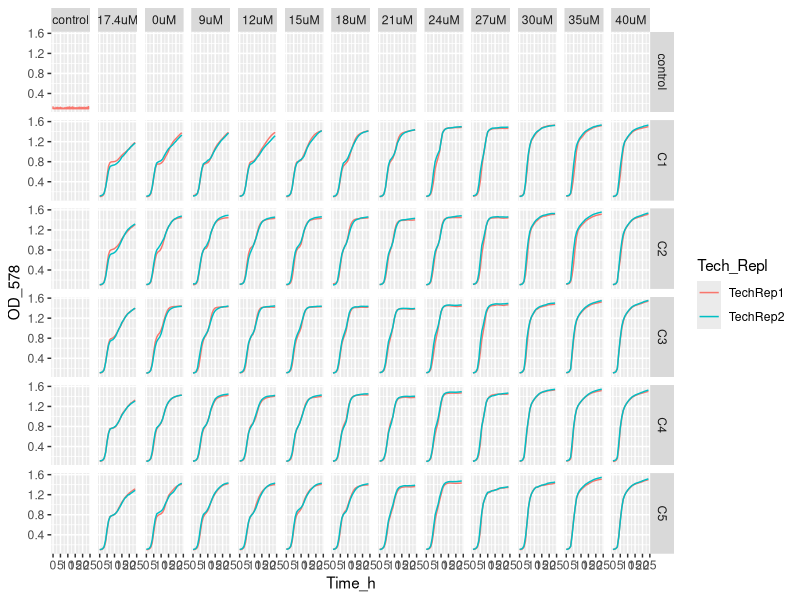
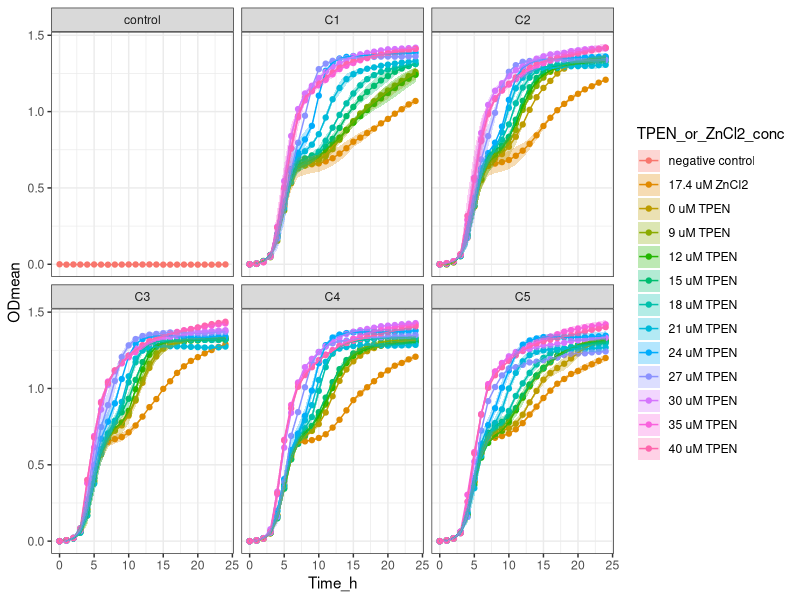

Generate these figures, in order, with R:
setwd("~/ITQB/Plate readings/Exp36_2plates_17052024")

library(tidyverse)

library(readxl)
Exp36 <- Exp36_2plates_17052024 <- read_excel("Exp36_2plates_17052024_final_final.xlsx")
View(Exp36) 

Exp36_v1 <- Exp36 %>%
  pivot_longer(names_to = "Condition", values_to = "OD_578", cols = -Time_h)
Exp36_v1
View(Exp36_v1)


Exp36_v2 <- separate(Exp36_v1, Condition, 
                     c("Community",
                       "Transfer_medium",
                       "Zn_condition", 
                       "Tech_Repl",
                       "Biol_Repl",
                       "TPEN_or_ZnCl2_conc",
                       "Well_number"), 
                     sep = "_", remove = FALSE,
                     convert = FALSE)
View(Exp36_v2)

Exp36_v2$OD_578 <- as.numeric (Exp36_v2$OD_578) #Because OD_578 values are character

Exp36_v2$TPEN_or_ZnCl2_conc <- factor(Exp36_v2$TPEN_or_ZnCl2_conc, levels = c("nodrug",
                                                                              "1.74",
                                                                              "0",
                                                                              "1.8",
                                                                              "2.4",
                                                                              "3.0",
                                                                              "3.6",
                                                                              "4.2",
                                                                              "4.8",
                                                                              "5.4",
                                                                              "6.0",
                                                                              "7.0",
                                                                              "8.0"))

Exp36_v2 <- Exp36_v2 %>% mutate(TPEN_or_ZnCl2_conc = recode (TPEN_or_ZnCl2_conc,
                                                             "nodrug" = "control",
                                                             "1.74" = "17.4uM",
                                                             "0" = "0uM",
                                                             "1.8" = "9uM",
                                                             "2.4" = "12uM",
                                                             "3.0" = "15uM",
                                                             "3.6" = "18uM",
                                                             "4.2" = "21uM",
                                                             "4.8" = "24uM",
                                                             "5.4" = "27uM",
                                                             "6.0" = "30uM",
                                                             "7.0" = "35uM",
                                                             "8.0" = "40uM"))

Exp36_v2$Community <- factor(Exp36_v2$Community, levels = c("control",
                                                            "C1",
                                                            "C2",
                                                            "C3",
                                                            "C4",
                                                            "C5"))

Exp36_v2 %>%
  ggplot(aes(x= Time_h, y=OD_578, color = Tech_Repl)) +
  geom_line() +
  facet_grid (Community ~ TPEN_or_ZnCl2_conc)


Exp36_v3<- Exp36_v2 %>% group_by(Community, Transfer_medium, Zn_condition, Tech_Repl, Biol_Repl, Well_number) %>%
  mutate(blank = Time_h ==0)


View(Exp36_v3)

Exp36_v4 <- Exp36_v3 %>%
  group_by(Community, Transfer_medium, Zn_condition, Tech_Repl, Biol_Repl, Well_number) %>%
  mutate(OD = OD_578 - OD_578[blank]) %>%
  ungroup()


View(Exp36_v4)

#Obtain the mean and sd
Exp36_v5 <- Exp36_v4 %>% group_by(Time_h, Community, TPEN_or_ZnCl2_conc, Zn_condition) %>%
  summarise(ODmean = mean(OD), sdOD = sd(OD), n())

Exp36_v5$Community <- factor(Exp36_v5$Community, levels = c("control",
                                                            "C1",
                                                            "C2",
                                                            "C3",
                                                            "C4",
                                                            "C5"))


Exp36_v5 <- Exp36_v5 %>% mutate(TPEN_or_ZnCl2_conc =  recode (TPEN_or_ZnCl2_conc,
                                                              "control" = "negative control",
                                                              "17.4uM" = "17.4 uM ZnCl2",
                                                              "0uM" = "0 uM TPEN",
                                                              "9uM" = "9 uM TPEN",
                                                              "12uM" = "12 uM TPEN",
                                                              "15uM" = "15 uM TPEN",
                                                              "18uM" = "18 uM TPEN",
                                                              "21uM" = "21 uM TPEN",
                                                              "24uM" = "24 uM TPEN",
                                                              "27uM" = "27 uM TPEN",
                                                              "30uM" = "30 uM TPEN",
                                                              "35uM" = "35 uM TPEN",
                                                              "40uM" = "40 uM TPEN"))




Exp36_v5  %>% ggplot(aes(x = Time_h,
                         y = ODmean,
                         color = TPEN_or_ZnCl2_conc,
                         fill = TPEN_or_ZnCl2_conc
)) +
  geom_point() +
  geom_line() +
  geom_ribbon(aes(ymin=ODmean-sdOD, ymax=ODmean+sdOD),
              alpha = 0.3, colour = NA) +
  facet_wrap (Community ~ .) +
  theme_bw()
